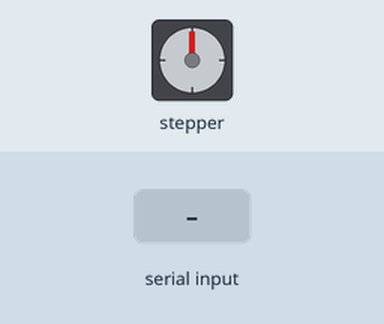
Recording of a sketch running on a simulated Arduino Uno, built with avr-gcc and run on an emulated ATmega328P. Parts: stepper motor. Wiring (inferred from the names in the program): stepper motor driver (200 steps per turn assumed): step pin 9; direction pin 6. The inputs (shaded band) are chosen by the test bench.

Above: at 1.2 s.
1.3 s: "l" received over Serial
At 1.6 s:
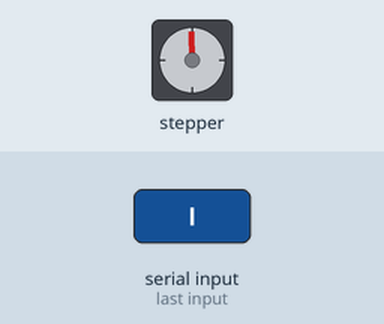
2.8 s: "r" received over Serial
At 3.9 s:
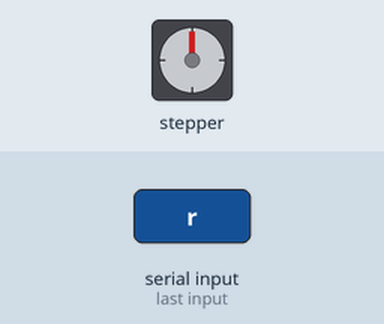
Timing chart, 0 to 5.8 s (numbered marks = the images above; inputs shaded):
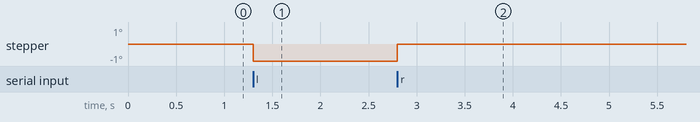

The sketch:

DavyCrocketArduino.ino
```cpp
char receivedChar;
boolean newData = false;
const int stepPin = 9;
const int dirPin = 6;
int speedVar = 1000;

void setup() {
 Serial.begin(9600);
 pinMode(stepPin, OUTPUT);
 pinMode(dirPin, OUTPUT);
 digitalWrite(stepPin, LOW);
 digitalWrite(dirPin, LOW);
}

void loop() {
 recvOneChar();
 showNewData();
}

void recvOneChar() {
 if (Serial.available() > 0) {
 receivedChar = Serial.read();
 newData = true;
 }
}

void showNewData() {
 if (newData == true) {
 moveAntennas();
 newData = false;
 }
}

void moveAntennas() {
 if (receivedChar == 'r') {
    digitalWrite(dirPin, HIGH);
    digitalWrite(stepPin, HIGH);
    delay(1000);
    digitalWrite(stepPin, LOW);
  } else if (receivedChar == 'l') {
    digitalWrite(dirPin, LOW);
    digitalWrite(stepPin, HIGH);
    delay(1000);
    digitalWrite(stepPin, LOW);
  }
}
```
